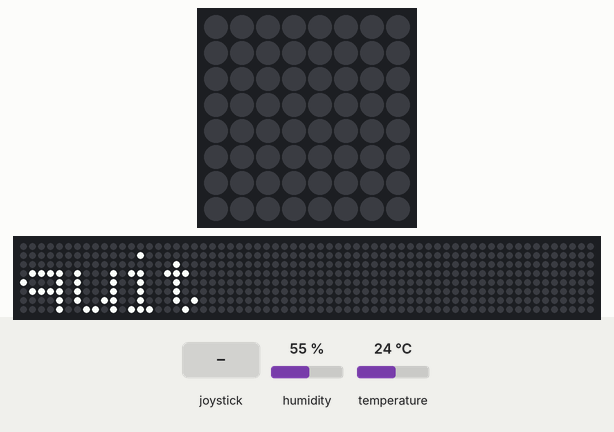
Bench run of a program on a simulated Raspberry Pi (BCM pin numbers) with a Sense HAT. Shown: the Sense HAT's 8×8 RGB LED matrix, a strip that is not on the board, showing the scrolling text unrolled. The inputs (shaded band) are chosen by the test bench; at power-on: humidity 55 %, temperature 24 °C. The 64×8 strip is a reading aid, not a part: it shows the text the matrix is scrolling, unrolled, one strip-width of it at a time.

Above: at 14.6 s.
15.9 s: joystick pushed up
At 16.05 s:
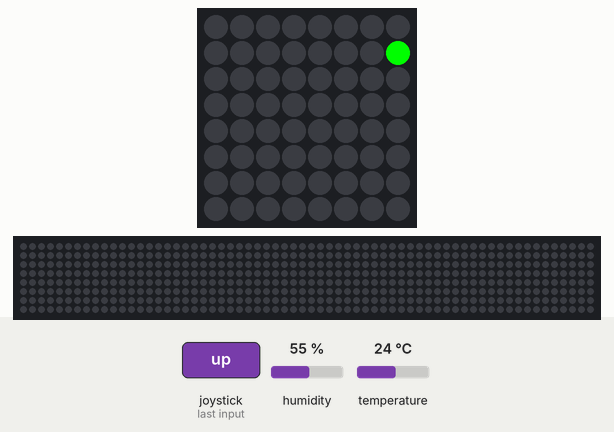
17.8 s: joystick pushed down
At 18.67 s:
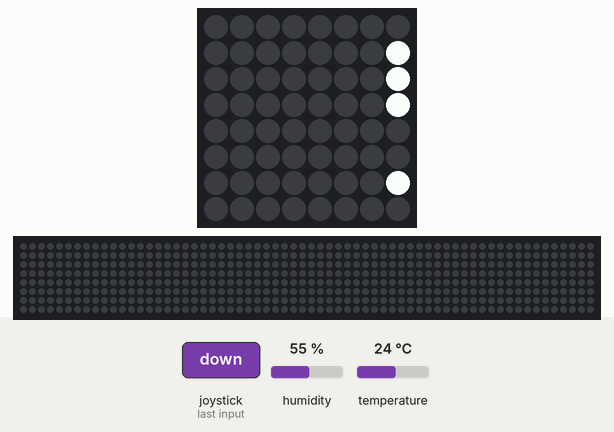
20.2 s: joystick pushed left
At 22.29 s:
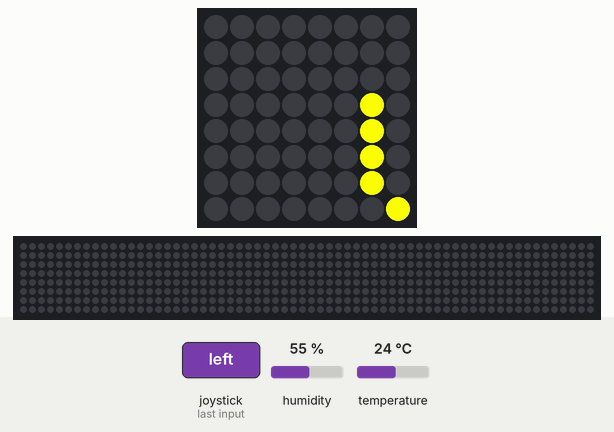

Measured:
- after the input at 15.9 s, the LEDs: change after 0.10 s (image 1)
- after the input at 17.8 s, the LEDs: first differ from a run without the input after 0.82 s (image 2)
- after the input at 20.2 s, the LEDs: first differ from a run without the input after 1.9 s (image 3 shows a later state)

The program:

thermostat.py
```python
#!/usr/bin/python
# Author: Anderson Silva
# Email: anderson@the-silvas.com
# A script which allows you to play with several features of the
# Raspberry Pi's SenseHAT

from sense_hat import SenseHat
import time

sense = SenseHat()
red = (255, 0, 0)
blue = (0, 0, 255)
green = (0,255,0)
white = (255,255,255)
black = (0,0,0)
yellow = (255,255,0)
blue = (0,255,255)
# use Left on the Joystick for help
sense.show_message("left: help // middle: quit")

while True:
    for event in sense.stick.get_events():
        if event.action == 'pressed' and event.direction == 'right':
            pressure = sense.get_pressure()
            pressure = round(pressure, 1)
            sense.show_message("%smbr" % str(pressure), text_colour=blue)
        if event.action == 'pressed' and event.direction == 'down':
            humidity = sense.get_humidity()
            humidity = round(humidity, 1)
            sense.show_message("%s%%" % str(humidity), text_colour=white)
        if event.action == 'pressed' and event.direction == 'left':
            sense.show_message("up: temperature, down: humidity, right: pressure, left: help, middle: quit", text_colour=yellow)
            sense.clear(black)
        if event.action == 'pressed' and event.direction == 'middle':
            sense.show_message("bye", text_colour=black, back_colour=white)
            sense.clear(black)
            quit()
        if event.action == 'pressed' and event.direction == 'up':
            temp = ((sense.get_temperature() / 5 ) * 9) + 32
            if temp < 50:
                color = blue
            elif temp >= 50 and temp <= 80:
                color = green
            else:
                color = red
            sense.show_message("%sF" % str(int(temp)), text_colour=color)
```
